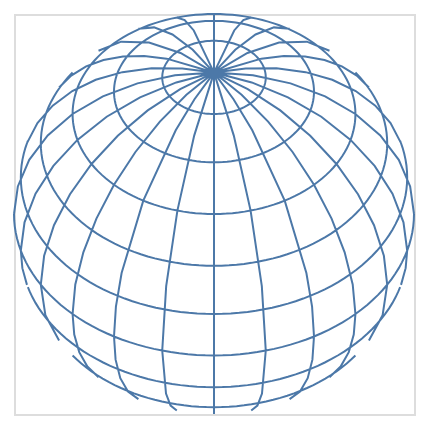

The Vega-Lite source for this figure:
### Vega specification from a JSON file in a GitHub repository (floating-point values rounded to 4 significant figures)
{"$schema": "https://vega.github.io/schema/vega/v5.json", "background": "white", "padding": 5, "width": 200, "height": 200, "style": "cell", "data": [{"name": "source_0", "transform": [{"type": "graticule", "step": [15, 15]}]}], "projections": [{"name": "projection", "size": {"signal": "[width, height]"}, "fit": {"signal": "data('source_0')"}, "type": "orthographic", "rotate": [0, -45, 0]}], "marks": [{"name": "marks", "type": "shape", "style": ["geoshape"], "from": {"data": "source_0"}, "encode": {"update": {"fill": {"value": "transparent"}, "stroke": {"value": "#4c78a8"}}}, "transform": [{"type": "geoshape", "projection": "projection"}]}]}
